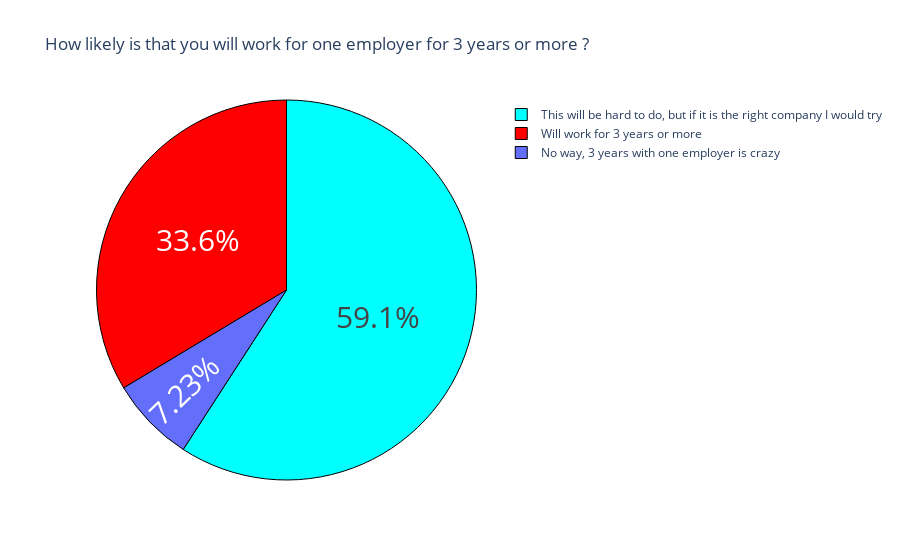

Notebook source saved alongside this figure:
### Code cell
question3 = "How likely is that you will work for one employer for 3 years or more ?"
question3 = data[question3].value_counts()
label = question3.index
counts = question3.values
colors = ['aqua', 'red']
fig = go.Figure(data=[go.Pie(labels=label, values=counts)])
fig.update_layout(title_text = "How likely is that you will work for one employer for 3 years or more ?")
fig.update_traces(hoverinfo='label+value',
                 textinfo='percent',
                 textfont_size=30,
                 marker=dict(colors=colors,
                            line=dict(color='black', width=1)))

### Figure 1 — Plotly figure (JSON) as saved in the notebook; plotly's stock layout.template omitted (floating-point values rounded to 4 significant figures)
{"data": [{"hoverinfo": "label+value", "labels": ["This will be hard to do, but if it is the right company I would try", "Will work for 3 years or more", "No way, 3 years with one employer is crazy"], "marker": {"colors": ["aqua", "red"], "line": {"color": "black", "width": 1}}, "textfont": {"size": 30}, "textinfo": "percent", "type": "pie", "values": [139, 79, 17]}], "layout": {"title": {"text": "How likely is that you will work for one employer for 3 years or more ?"}}}
